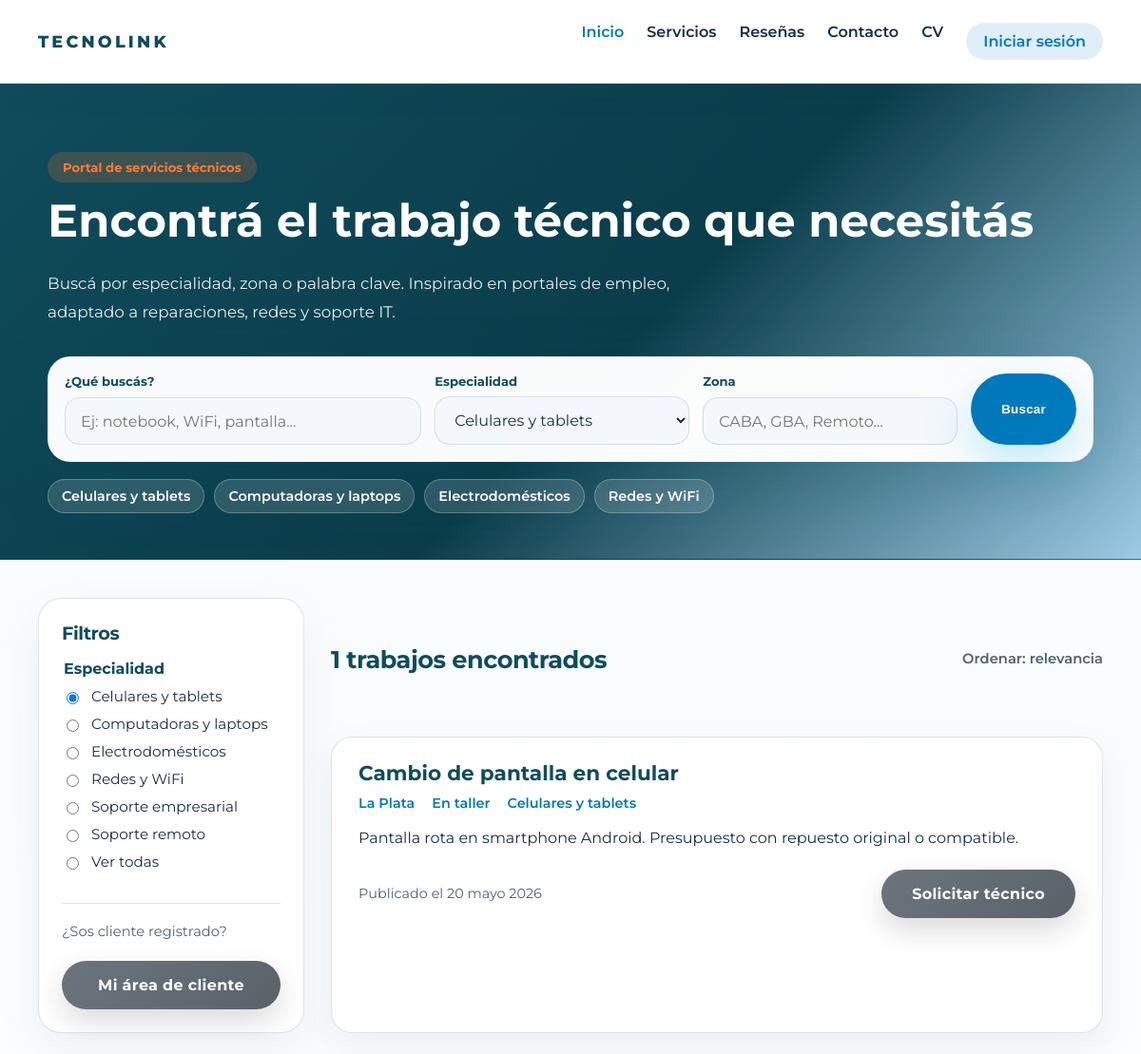
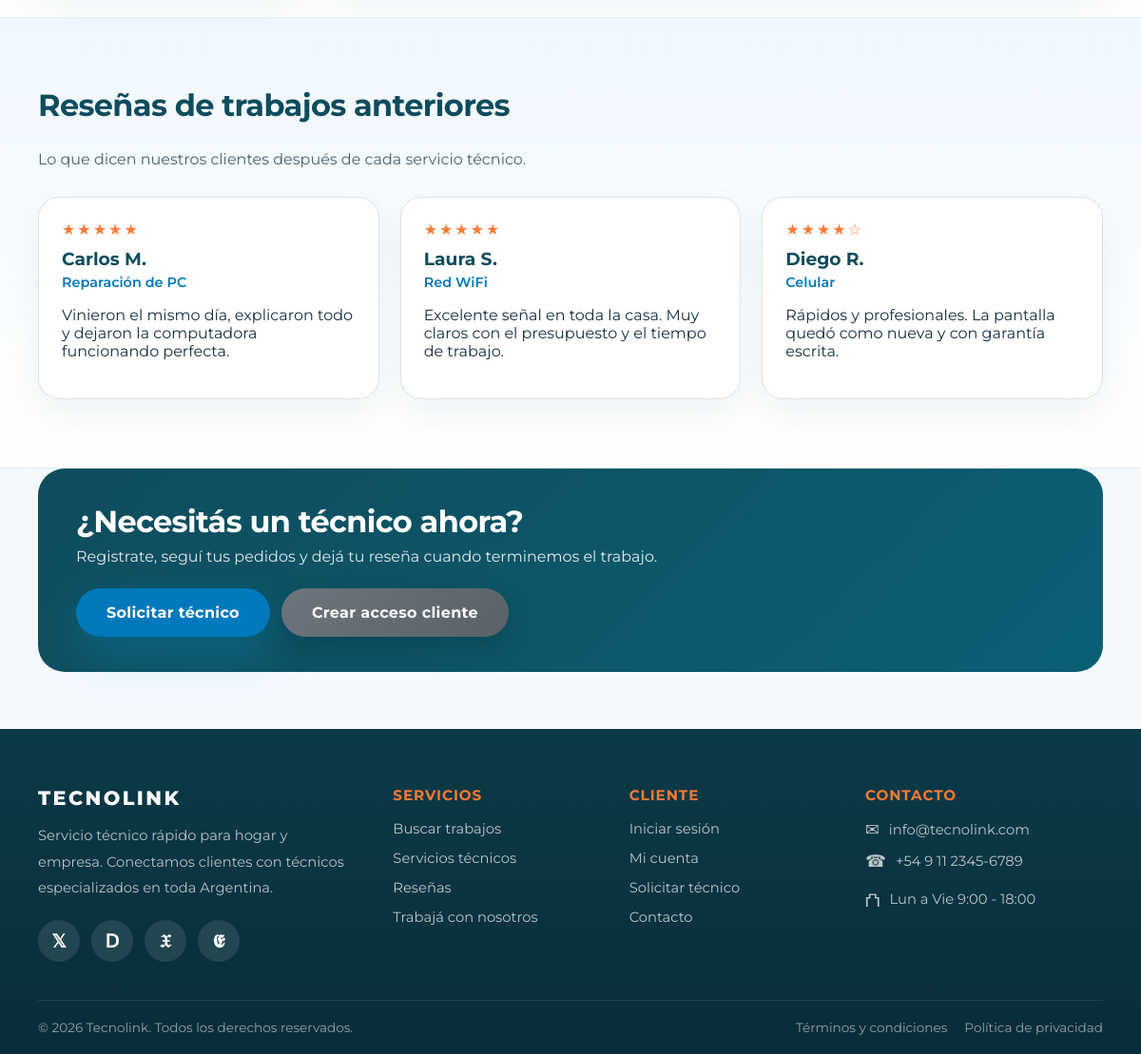
The app's page /index.php?tipo=celulares with its own data (2 pictures, top to bottom).
### tables this page shows
CREATE TABLE IF NOT EXISTS trabajos (
    id          INT AUTO_INCREMENT PRIMARY KEY,
    usuario_id  INT NULL,
    titulo      VARCHAR(150) NOT NULL,
    zona        VARCHAR(100) NOT NULL,
    tipo        VARCHAR(20)  NOT NULL,
    modalidad   VARCHAR(50)  NOT NULL,
    descripcion TEXT NOT NULL,
    estado      ENUM('Pendiente','En curso','Finalizado') NOT NULL DEFAULT 'Pendiente',
    urgente     TINYINT(1) NOT NULL DEFAULT 0,
    fecha       DATE NOT NULL,
    creado_en   TIMESTAMP DEFAULT CURRENT_TIMESTAMP,
    FOREIGN KEY (usuario_id) REFERENCES usuarios(id) ON DELETE SET NULL,
    FOREIGN KEY (tipo) REFERENCES tipos_trabajo(id)
);

CREATE TABLE IF NOT EXISTS resenas (
    id             INT AUTO_INCREMENT PRIMARY KEY,
    trabajo_id     INT NULL,
    nombre         VARCHAR(100) NOT NULL,
    trabajo_titulo VARCHAR(150) NOT NULL,
    estrellas      TINYINT NOT NULL,
    texto          TEXT NOT NULL,
    creado_en      TIMESTAMP DEFAULT CURRENT_TIMESTAMP,
    FOREIGN KEY (trabajo_id) REFERENCES trabajos(id) ON DELETE SET NULL
);

### includes/config.php (called while the page is built, shortened)
<?php
require_once __DIR__ . '/helpers.php';
function obtener_tipos_trabajo(): array
{
    static $tipos = null;
    if ($tipos === null) {
        $pdo = obtener_conexion();
        $filas = $pdo->query('SELECT id, etiqueta FROM tipos_trabajo ORDER BY etiqueta')->fetchAll();
        $tipos = [];
        foreach ($filas as $fila) {
            $tipos[$fila['id']] = $fila['etiqueta'];
        }
    }
    return $tipos;
}
$tipos_trabajo = obtener_tipos_trabajo();
function usuario_logueado(): bool
{
    return isset($_SESSION['usuario']) && $_SESSION['usuario'] !== '';
}

### includes/helpers.php (called while the page is built, shortened)
<?php
function obtener_etiqueta_tipo(string $tipo): string
{
    global $tipos_trabajo;
    return $tipos_trabajo[$tipo] ?? ucfirst($tipo);
}
function formatear_fecha_es(string $fecha_mysql): string
{
    $meses = [
        1 => 'enero', 2 => 'febrero', 3 => 'marzo', 4 => 'abril',
        5 => 'mayo', 6 => 'junio', 7 => 'julio', 8 => 'agosto',
        9 => 'septiembre', 10 => 'octubre', 11 => 'noviembre', 12 => 'diciembre',
    ];
    $fecha_obj = DateTime::createFromFormat('Y-m-d', $fecha_mysql);
    return $fecha_obj->format('d') . ' ' . $meses[(int) $fecha_obj->format('n')] . ' ' . $fecha_obj->format('Y');
}

### index.php (the view, shortened to what this page needs)
<?php
require_once __DIR__ . '/includes/config.php';
$busqueda = trim($_GET['q'] ?? '');
$filtro_tipo = $_GET['tipo'] ?? '';
$filtro_zona = trim($_GET['zona'] ?? '');
$sql = 'SELECT id, titulo, zona, tipo, modalidad, descripcion, urgente, fecha
        FROM trabajos
        WHERE 1 = 1';
$parametros = [];
if ($filtro_tipo !== '') {
    $sql .= ' AND tipo = :tipo';
    $parametros['tipo'] = $filtro_tipo;
}
$sql .= ' ORDER BY fecha DESC';
$pdo = obtener_conexion();
$consulta = $pdo->prepare($sql);
$consulta->execute($parametros);
$trabajos_filtrados = $consulta->fetchAll();
$reseñas = $pdo->query('SELECT nombre, trabajo_titulo AS trabajo, estrellas, texto FROM resenas ORDER BY creado_en DESC')->fetchAll();
$total = count($trabajos_filtrados);
require_once __DIR__ . '/includes/header.php';
?>
<main>
    <section class="jobs-hero">
        <div class="jobs-hero-inner">
            <span class="eyebrow">Portal de servicios técnicos</span>
            <h1>Encontrá el trabajo técnico que necesitás</h1>
            <p class="hero-text">Buscá por especialidad, zona o palabra clave. Inspirado en portales de empleo, adaptado a reparaciones, redes y soporte IT.</p>
            <form class="jobs-search" method="get" action="index.php">
                <div class="search-field">
                    <label for="q">¿Qué buscás?</label>
                    <input type="text" id="q" name="q" placeholder="Ej: notebook, WiFi, pantalla..." value="<?php echo htmlspecialchars($busqueda); ?>">
                </div>
                <div class="search-field">
                    <label for="tipo">Especialidad</label>
                    <select id="tipo" name="tipo">
                        <?php foreach ($tipos_trabajo as $clave => $etiqueta) : ?>
                            <option value="<?php echo $clave; ?>"<?php echo $filtro_tipo === $clave ? ' selected' : ''; ?>><?php echo htmlspecialchars($etiqueta); ?></option>
                        <?php endforeach; ?>
                    </select>
                </div>
                <div class="search-field">
                    <label for="zona">Zona</label>
                    <input type="text" id="zona" name="zona" placeholder="CABA, GBA, Remoto..." value="<?php echo htmlspecialchars($filtro_zona); ?>">
                </div>
                <button type="submit" class="btn-primary">Buscar</button>
            </form>
            <div class="hero-quick-tags">
                <?php foreach (array_slice($tipos_trabajo, 0, 4, true) as $clave => $etiqueta) : ?>
                    <a href="index.php?tipo=<?php echo urlencode($clave); ?>" class="tag-chip"><?php echo htmlspecialchars($etiqueta); ?></a>
                <?php endforeach; ?>
            </div>
        </div>
    </section>
    <section class="jobs-layout">
        <aside class="jobs-filters">
            <h2>Filtros</h2>
            <form method="get" class="filters-form">
                <fieldset>
                    <legend>Especialidad</legend>
                    <?php foreach ($tipos_trabajo as $clave => $etiqueta) : ?>
                        <label class="filter-option">
                            <input type="radio" name="tipo" value="<?php echo $clave; ?>"<?php echo $filtro_tipo === $clave ? ' checked' : ''; ?> onchange="this.form.submit()">
                            <?php echo htmlspecialchars($etiqueta); ?>
                        </label>
                    <?php endforeach; ?>
                    <label class="filter-option">
                        <input type="radio" name="tipo" value=""<?php echo $filtro_tipo === '' ? ' checked' : ''; ?> onchange="this.form.submit()">
                        Ver todas
                    </label>
                </fieldset>
            </form>
            <div class="filter-cta">
                <p>¿Sos cliente registrado?</p>
                <a href="<?php echo usuario_logueado() ? 'cliente.php' : 'login.php'; ?>" class="btn-secondary btn-block">Mi área de cliente</a>
            </div>
        </aside>
        <div class="jobs-results">
            <div class="results-header">
                <h2><?php echo $total; ?> trabajos encontrados</h2>
                <span class="sort-label">Ordenar: relevancia</span>
            </div>
            <?php if ($total === 0) : ?>
                <article class="job-card empty-state">
                    <h3>No hay resultados</h3>
                    <p>Probá con otra palabra clave o quitá los filtros para ver más trabajos técnicos disponibles.</p>
                    <a href="index.php" class="btn-secondary">Ver todos</a>
                </article>
            <?php else : ?>
                <?php foreach ($trabajos_filtrados as $trabajo) : ?>
                    <article class="job-card" data-tipo="<?php echo htmlspecialchars($trabajo['tipo']); ?>">
                        <h3><?php echo htmlspecialchars($trabajo['titulo']); ?></h3>
                        <ul class="job-meta">
                            <li><?php echo htmlspecialchars($trabajo['zona']); ?></li>
                            <li><?php echo htmlspecialchars($trabajo['modalidad']); ?></li>
                            <li><?php echo htmlspecialchars(obtener_etiqueta_tipo($trabajo['tipo'])); ?></li>
                        </ul>
                        <p><?php echo htmlspecialchars($trabajo['descripcion']); ?></p>
                        <div class="job-card-footer">
                            <span class="job-date">Publicado el <?php echo htmlspecialchars(formatear_fecha_es($trabajo['fecha'])); ?></span>
                            <a href="contacto.php" class="btn-secondary">Solicitar técnico</a>
                        </div>
                    </article>
                <?php endforeach; ?>
            <?php endif; ?>
        </div>
    </section>
    <section id="reseñas" class="reviews-section">
        <h2>Reseñas de trabajos anteriores</h2>
        <p class="section-text">Lo que dicen nuestros clientes después de cada servicio técnico.</p>
        <div class="reviews-grid">
            <?php foreach ($reseñas as $reseña) : ?>
                <article class="review-card">
                    <div class="stars" aria-label="<?php echo $reseña['estrellas']; ?> de 5 estrellas">
                        <?php echo str_repeat('★', $reseña['estrellas']) . str_repeat('☆', 5 - $reseña['estrellas']); ?>
                    </div>
                    <h3><?php echo htmlspecialchars($reseña['nombre']); ?></h3>
                    <span class="review-job"><?php echo htmlspecialchars($reseña['trabajo']); ?></span>
                    <p><?php echo htmlspecialchars($reseña['texto']); ?></p>
                </article>
            <?php endforeach; ?>
        </div>
    </section>
    <section class="cta-banner">
        <div>
            <h2>¿Necesitás un técnico ahora?</h2>
            <p>Registrate, seguí tus pedidos y dejá tu reseña cuando terminemos el trabajo.</p>
        </div>
        <div class="cta-actions">
            <a href="contacto.php" class="btn-primary">Solicitar técnico</a>
            <?php if (!usuario_logueado()) : ?>
                <a href="login.php" class="btn-secondary">Crear acceso cliente</a>
            <?php endif; ?>
        </div>
    </section>
</main>
<?php require_once __DIR__ . '/includes/footer.php'; ?>

### records on screen
trabajos: titulo "Cambio de pantalla en celular", zona "La Plata", modalidad "En taller", tipo "Celulares y tablets", descripcion "Pantalla rota en smartphone Android. Presupuesto con repuesto original o compatible.", fecha "20 mayo 2026"
resenas: estrellas "★★★★★", nombre "Carlos M.", trabajo_titulo "Reparación de PC", texto "Vinieron el mismo día, explicaron todo y dejaron la computadora funcionando perfecta."
resenas: estrellas "★★★★★", nombre "Laura S.", trabajo_titulo "Red WiFi", texto "Excelente señal en toda la casa. Muy claros con el presupuesto y el tiempo de trabajo."
resenas: estrellas "★★★★", estrellas "☆", nombre "Diego R.", trabajo_titulo "Celular", texto "Rápidos y profesionales. La pantalla quedó como nueva y con garantía escrita."

### other values on screen
SITE_NAME "TECNOLINK"
$etiqueta "Celulares y tablets"
$etiqueta "Computadoras y laptops"
$etiqueta "Electrodomésticos"
$etiqueta "Redes y WiFi"
$etiqueta "Soporte empresarial"
$etiqueta "Soporte remoto"
$total "1"
SITE_NAME "Tecnolink"
form field tipo "Celulares y tablets"
